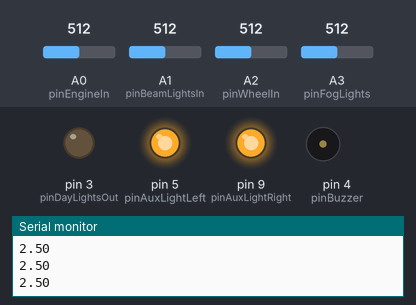
A sketch run on a simulated Arduino Uno, built with avr-gcc and run on an emulated ATmega328P. On the bench: output pins drawn as LEDs (lit = HIGH), buzzer (waves = sounding, pin HIGH), the last lines printed to the serial monitor. The test bench sets the inputs (shaded band); at power-on: A3 (pinFogLights) = 512, A2 (pinWheelIn) = 512, A0 (pinEngineIn) = 512, A1 (pinBeamLightsIn) = 512.

Above: at 1.2 s.
1.3 s: A3 (pinFogLights) set to 122
2.8 s: A3 (pinFogLights) set to 103
At 3.3 s:
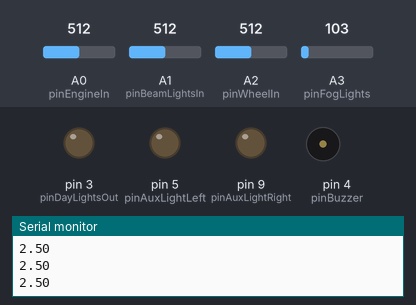
4.3 s: A2 (pinWheelIn) set to 286
5.8 s: A2 (pinWheelIn) set to 269
At 6.9 s:
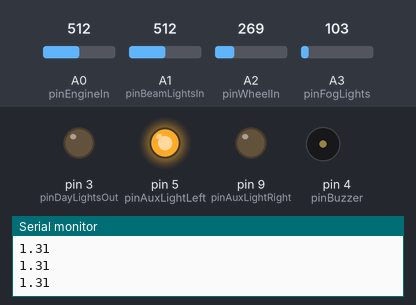
7.7 s: A0 (pinEngineIn) set to 61
9.2 s: A0 (pinEngineIn) set to 52
At 9.66 s:
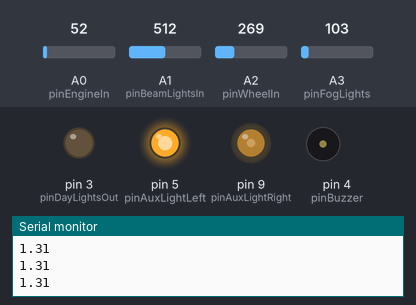
At 22.52 s:
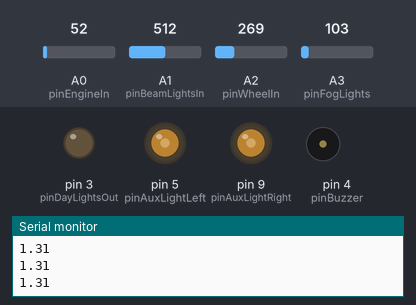
Timing chart, 0 to 24.1 s (numbered marks = the images above; inputs shaded):
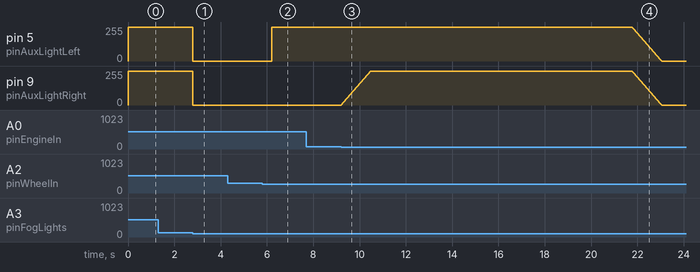

The sketch:

modul_komfortu_v2.0.ino
```cpp
//parametry
const float engineVoltThresholdOn = 8; //volty wzbudzenie alternatora
const float engineVoltThresholdOff = 3;  //volty akumulator
const int dayLightsPower = 255; //moc swiatel dziennych 0-255
const int dayLightsDelay = 7; //opoznienie dziennych zal\wyl - w milisekundach
const float beamLightsVoltThresholdOn = 10.0; //volty od swiatel mijania do wlaczania
const float beamLightsVoltThresholdOff = 6.0; //volty od mijania do wylaczania
const float wheelLeft = 1.35; //skret levy volty
const float wheelRight = 4.0; //skret prawy volty
const int leftRightSpeed = 2; //nie ruszac bo dobrze jest.
const int homeAssistDelay = 10; //w sekundach ile swieci home assist
const int drlDelay = 5; //w sekundach po ilu sie wlaczaja drl
//stałe
const float R1 = 100000.0;
const float R2 = 10000.0;

// PINY
const int pinEngineIn = A0;
const int pinDayLightsOut = 3;
const int pinBuzzer = 4;
const int pinBeamLightsIn = A1;
const int pinAuxLightLeft = 5;
const int pinAuxLightRight = 9;
const int pinWheelIn = A2;
const int pinFogLights = A3;
const int pinKey = A4;

//zmienne
unsigned long timestamp;
bool timestampStart = false;
bool engineOn = false;
float engineVolt;
float lightsVolt;
float fogLightsVolt;
float wheelVolt;
float keyVolt;
float keyPrev = .0;
float ignitionPrev = .0;
bool dayLightsOn = false;
bool beamLightsOn = false;
bool fogLightsOn = false;
bool leftAuxOnProcess = false;
bool leftAuxOffProcess = false;
bool rightAuxOnProcess = false;
bool rightAuxOffProcess = false;
bool leftAuxOn = false;
bool rightAuxOn = false;

int leftValue = 0;
int rightValue = 0;

void setup() {

  Serial.begin(9600);
  pinMode(pinEngineIn,INPUT);
  pinMode(pinDayLightsOut,OUTPUT);
  pinMode(pinBeamLightsIn,INPUT);
  pinMode(pinBuzzer,OUTPUT);
  pinMode(pinAuxLightLeft,OUTPUT);
  pinMode(pinAuxLightRight,OUTPUT);
  pinMode(pinWheelIn,INPUT);
  pinMode(pinFogLights,INPUT);
  pinMode(pinKey,INPUT);
}

void loop() {

  engineVolt = readVolt(pinEngineIn);
  if(engineVolt < engineVoltThresholdOff)engineOn = false;
  lightsVolt = readVolt(pinBeamLightsIn);
  fogLightsVolt = readVolt(pinFogLights);
  wheelVolt = (analogRead(pinWheelIn)*5.0)/1024.0;
  if(lightsOn(engineVolt,lightsVolt))beamLightsOn = true;
  if(lightsOff(engineVolt,lightsVolt))beamLightsOn = false;
  if(fogLightsVolt > 10.0)fogLightsOn = true;
  // ------ DRL ------
  if(engineVolt > engineVoltThresholdOn && !dayLightsOn && !beamLightsOn)
  {
      dayLightsOn = true;
      if(!engineOn)delay(drlDelay*1000);
      engineOn = true;
      buzz(true);
      fadeIn(pinDayLightsOut,dayLightsPower,dayLightsDelay);
  }
  else if(engineVolt < engineVoltThresholdOff  && dayLightsOn && !beamLightsOn)
  {
    buzz(false);
      dayLightsOn = false;
      fadeOut(pinDayLightsOut,dayLightsPower,dayLightsDelay);
  }
  else if( engineVolt > engineVoltThresholdOn && beamLightsOn && dayLightsOn)
  {
    buzz(false);
      dayLightsOn = false;
      fadeOut(pinDayLightsOut,dayLightsPower,dayLightsDelay);
  }
  else if(engineVolt > engineVoltThresholdOn && !beamLightsOn && !dayLightsOn)
  {
    buzz(true);
      dayLightsOn = true;
      fadeIn(pinDayLightsOut,dayLightsPower,dayLightsDelay);
  }
  // ------ END DRL ------

  // ------ AUX LIGHTS ------
  if(beamLightsOn && !fogLightsOn)
  {
      if(leftAuxOnProcess)leftOn(leftValue);
      if(leftAuxOffProcess)leftOff(leftValue);
      if(rightAuxOnProcess)rightOn(rightValue);
      if(rightAuxOffProcess)rightOff(rightValue);
      if(wheelVolt < wheelLeft && !leftAuxOn)
      {
          leftAuxOnProcess = true;
          leftOn(leftValue);
          //rightOff(rightValue);
      }
      if(wheelVolt > wheelRight && !rightAuxOn)
      {
        rightAuxOnProcess = true;
        rightOn(rightValue);
        //leftOff(leftValue);
      }
      if(wheelVolt >= wheelLeft+0.5 && leftAuxOn) //>= 1.85
      {
        leftAuxOffProcess = true;
        leftOff(leftValue);
      }
      if(wheelVolt <= wheelRight-0.5 && rightAuxOn)// <= 3.5
      {
        rightAuxOffProcess = true;
        rightOff(rightValue);
      }

  } else if(!beamLightsOn)
  {
    leftOff(leftValue);
    rightOff(rightValue);
  } else if(fogLightsVolt < 6.0)
  {
      while(leftAuxOn || rightAuxOn){
        leftOff(leftValue);
        rightOff(rightValue);
      }
      fogLightsOn = false;
  } else if(fogLightsVolt > 10.0)
    {
      while(!leftAuxOn || !rightAuxOn){
        leftOn(leftValue);
        rightOn(rightValue);
        fogLightsOn = true;
      }
    }

  // ------ END AUX LIGHTS ------

  // ------ HOME ASSIST ------
  if(engineVolt < engineVoltThresholdOff)
  {
    keyVolt = readVolt(pinKey);
    if(keyLock(keyVolt))
    {
      for(int i=0;i<255;i++){
      leftOn(leftValue);
      rightOn(rightValue);
      delay(10);
      }
      delay(homeAssistDelay*1000);
      for(int i=255;i>=0;i--){
      leftOff(leftValue);
      rightOff(rightValue);
      delay(10);
      }
    }
  }
  // ------ END HOME ASSIST ------


//  Serial.println("Swiatla ");
//  Serial.println(lightsVolt);
//  Serial.println("Silnik ");
//  Serial.println(engineVolt);
Serial.println(wheelVolt);
//Serial.print("right: ");
//Serial.println(rightValue);
//Serial.print("left: ");
//Serial.println(leftValue);
}

//bool engineOn(float eV)
//{
////  if(eV < engineVoltThresholdOff && !timestampStart && engineOn)
////  {
////     timestamp = millis();
////     timestampStart = true;
////     return false;
////  }
////  if(eV < engineVoltThresholdOff && timestampStart && millis()-timestamp >= 4000 && millis()-timestamp<=4200)
////  {
////    timestampStart = false;
////    engineOn = false;
////    return true;
////  }
////  else{
////
////    return false;
////  }
//    if(engineOn)return true;
//    if(abs(eV - ignitionPrev) > 7){
//        ignitionPrev = .0;
//        engineOn = true;
//        return true;
//    }
//    else{
//        ignitionPrev = eV;
//        return false;
//    }
//
//}

bool keyLock(float key)
{
  if(abs(key - keyPrev) > 10){
    keyPrev = .0;
    return true;
  }
  else{
    keyPrev = key;
    return false;
  }
}


void leftOn(int& p)
{
   if(p >= 255)
   {
    p = 255;
      leftAuxOnProcess = false;
      leftAuxOn = true;
      analogWrite(pinAuxLightLeft,p);
      return;
   }
   analogWrite(pinAuxLightLeft,p);
   //delay(2);
   p+=leftRightSpeed;
}

void leftOff(int& p)
{

  if(p <= 0)
   {
      p = 0;
      leftAuxOffProcess = false;
      leftAuxOn = false;
      analogWrite(pinAuxLightLeft,p);
      return;
   }
   analogWrite(pinAuxLightLeft,p);
   //delay(2);
   p-=leftRightSpeed;
}

void rightOn(int& p)
{
  if(p >= 255)
   {
    p = 255;
      rightAuxOnProcess = false;
      rightAuxOn = true;
      analogWrite(pinAuxLightRight,p);
      return;
   }
   analogWrite(pinAuxLightRight,p);
   //delay(2);
   p+=leftRightSpeed;
}

void rightOff(int& p)
{
   if(p <= 0)
   {
    p = 0;
      rightAuxOffProcess = false;
      rightAuxOn = false;
      analogWrite(pinAuxLightRight,p);
      return;
   }
   analogWrite(pinAuxLightRight,p);
   //delay(2);
   p-=leftRightSpeed;
}

bool lightsOff(float eV, float lV)
{
  return (lV < beamLightsVoltThresholdOff);
}

bool lightsOn(float eV, float lV)
{
  return (lV > beamLightsVoltThresholdOn);
}

void buzz(bool lOn)
{
  lOn?singOn():singOff();
}

void singOn()
{
    for(int i=0;i<100;i++)
    {
      digitalWrite(pinBuzzer,200);
      delay(3);
    }
    digitalWrite(pinBuzzer,LOW);
    delay(40);
    for(int i=0;i<100;i++)
    {
      digitalWrite(pinBuzzer,200);
      delay(3);
    }
    digitalWrite(pinBuzzer,LOW);
}

void singOff()
{
    for(int i=0;i<100;i++)
    {
      digitalWrite(pinBuzzer,200);
      delay(4);
    }
    digitalWrite(pinBuzzer,LOW);
}

float readVolt(int pin)
{
  float x = analogRead(pin);
  x = (x*5.0) / 1024.0;
  x = x/(R2/(R1 + R2));
  return x;
}

void fadeOut(const int pin, int powerMax, int pinDelay)
{
    for(int i=powerMax;i>=0;i-=5)
    {
      analogWrite(pin,i);
      delay(pinDelay);
    }
}

void fadeIn(const int pin, int powerMax, int pinDelay)
{
    for(int i=0;i<powerMax;i+=5)
    {
        analogWrite(pin,i);
        delay(pinDelay);
    }
}
```

Measured:
- the behaviour switches between 112 and 111 on A3 (pinFogLights) (found by bisection; images 0 and 1)
- the behaviour switches between 277 and 276 on A2 (pinWheelIn) (found by bisection; images 1 and 2)
- the behaviour switches between 56 and 55 on A0 (pinEngineIn) (found by bisection; images 2 and 3)
- after the input at 2.8 s, pin 5 (pinAuxLightLeft), pin 9 (pinAuxLightRight): 255/255 → 0/255 at once
- after the input at 5.8 s, pin 5 (pinAuxLightLeft): 0/255 → 255/255 after 0.40 s
- after the input at 9.2 s, pin 5 (pinAuxLightLeft): moves from 255/255 to 0/255 over 1.3 s, starting after 12.6 s; pin 9 (pinAuxLightRight): rises from 0/255 to 255/255 in 1.3 s, then falls to 0/255 in 12.6 s
